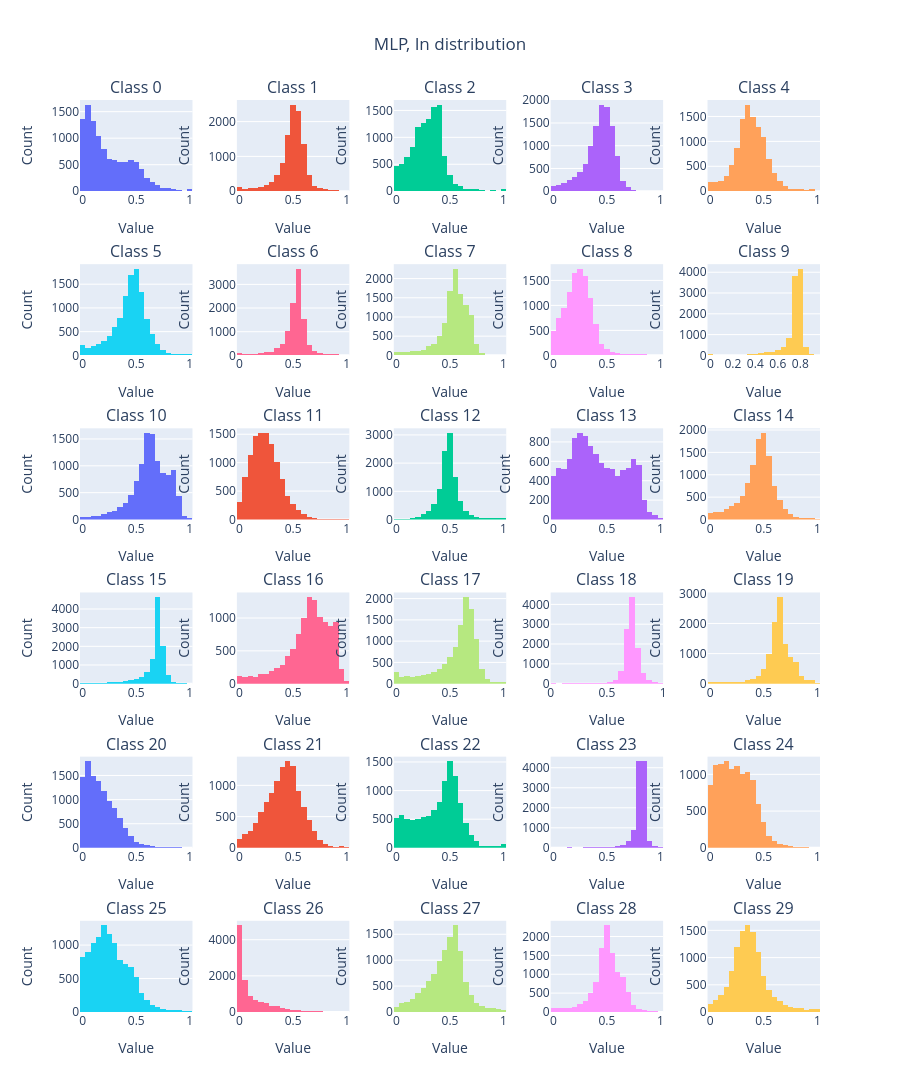

The notebook cell this image was saved under:
### Code cell
preds_array = np.array([pred.detach().numpy() if torch.is_tensor(pred) else pred for pred in preds_conf])

# preds_array should now have shape (n_samples, 30)
print(f"Predictions array shape: {preds_array.shape}")

# Create subplots - 6 rows x 5 columns for 30 histograms
fig = make_subplots(
    rows=6, cols=5,
    subplot_titles=[f'Class {i}' for i in range(30)],
    vertical_spacing=0.08,
    horizontal_spacing=0.06
)

# Create histogram for each column
for i in range(30):
    row = i // 5 + 1  # Calculate row (1-indexed)
    col = i % 5 + 1   # Calculate column (1-indexed)

    # Add histogram trace
    fig.add_trace(
        go.Histogram(
            x=preds_array[:, i],
            nbinsx=20,  # Number of bins
            name=f'Col {i}',
            showlegend=False
        ),
        row=row, col=col
    )

# Update layout
fig.update_layout(
    title_text="MLP, In distribution",
    title_x=0.5,
    height=1200,  # Adjust height as needed
    showlegend=False
)

# Update x and y axis labels
fig.update_xaxes(title_text="Value")
fig.update_yaxes(title_text="Count")

# Show the plot
fig.show()
fig.write_image('/Users/jkosciukiewicz/Developer/UJ/Projects/HCS-DFC/historgrams/MLP_IN_BRAY.png', height=1200, width=1600)

### Figure 1 — Plotly figure (JSON) as saved in the notebook; plotly's stock layout.template omitted (floating-point values rounded to 4 significant figures; data arrays with more than 128 entries replaced by an {"elided": "..."} marker saying what was removed)
{"data": [{"name": "Col 0", "nbinsx": 20, "showlegend": false, "x": {"elided": "10807 float values"}, "type": "histogram", "xaxis": "x", "yaxis": "y"}, {"name": "Col 1", "nbinsx": 20, "showlegend": false, "x": {"elided": "10807 float values"}, "type": "histogram", "xaxis": "x2", "yaxis": "y2"}, {"name": "Col 2", "nbinsx": 20, "showlegend": false, "x": {"elided": "10807 float values"}, "type": "histogram", "xaxis": "x3", "yaxis": "y3"}, {"name": "Col 3", "nbinsx": 20, "showlegend": false, "x": {"elided": "10807 float values"}, "type": "histogram", "xaxis": "x4", "yaxis": "y4"}, {"name": "Col 4", "nbinsx": 20, "showlegend": false, "x": {"elided": "10807 float values"}, "type": "histogram", "xaxis": "x5", "yaxis": "y5"}, {"name": "Col 5", "nbinsx": 20, "showlegend": false, "x": {"elided": "10807 float values"}, "type": "histogram", "xaxis": "x6", "yaxis": "y6"}, {"name": "Col 6", "nbinsx": 20, "showlegend": false, "x": {"elided": "10807 float values"}, "type": "histogram", "xaxis": "x7", "yaxis": "y7"}, {"name": "Col 7", "nbinsx": 20, "showlegend": false, "x": {"elided": "10807 float values"}, "type": "histogram", "xaxis": "x8", "yaxis": "y8"}, {"name": "Col 8", "nbinsx": 20, "showlegend": false, "x": {"elided": "10807 float values"}, "type": "histogram", "xaxis": "x9", "yaxis": "y9"}, {"name": "Col 9", "nbinsx": 20, "showlegend": false, "x": {"elided": "10807 float values"}, "type": "histogram", "xaxis": "x10", "yaxis": "y10"}, {"name": "Col 10", "nbinsx": 20, "showlegend": false, "x": {"elided": "10807 float values"}, "type": "histogram", "xaxis": "x11", "yaxis": "y11"}, {"name": "Col 11", "nbinsx": 20, "showlegend": false, "x": {"elided": "10807 float values"}, "type": "histogram", "xaxis": "x12", "yaxis": "y12"}, {"name": "Col 12", "nbinsx": 20, "showlegend": false, "x": {"elided": "10807 float values"}, "type": "histogram", "xaxis": "x13", "yaxis": "y13"}, {"name": "Col 13", "nbinsx": 20, "showlegend": false, "x": {"elided": "10807 float values"}, "type": "histogram", "xaxis": "x14", "yaxis": "y14"}, {"name": "Col 14", "nbinsx": 20, "showlegend": false, "x": {"elided": "10807 float values"}, "type": "histogram", "xaxis": "x15", "yaxis": "y15"}, {"name": "Col 15", "nbinsx": 20, "showlegend": false, "x": {"elided": "10807 float values"}, "type": "histogram", "xaxis": "x16", "yaxis": "y16"}, {"name": "Col 16", "nbinsx": 20, "showlegend": false, "x": {"elided": "10807 float values"}, "type": "histogram", "xaxis": "x17", "yaxis": "y17"}, {"name": "Col 17", "nbinsx": 20, "showlegend": false, "x": {"elided": "10807 float values"}, "type": "histogram", "xaxis": "x18", "yaxis": "y18"}, {"name": "Col 18", "nbinsx": 20, "showlegend": false, "x": {"elided": "10807 float values"}, "type": "histogram", "xaxis": "x19", "yaxis": "y19"}, {"name": "Col 19", "nbinsx": 20, "showlegend": false, "x": {"elided": "10807 float values"}, "type": "histogram", "xaxis": "x20", "yaxis": "y20"}, {"name": "Col 20", "nbinsx": 20, "showlegend": false, "x": {"elided": "10807 float values"}, "type": "histogram", "xaxis": "x21", "yaxis": "y21"}, {"name": "Col 21", "nbinsx": 20, "showlegend": false, "x": {"elided": "10807 float values"}, "type": "histogram", "xaxis": "x22", "yaxis": "y22"}, {"name": "Col 22", "nbinsx": 20, "showlegend": false, "x": {"elided": "10807 float values"}, "type": "histogram", "xaxis": "x23", "yaxis": "y23"}, {"name": "Col 23", "nbinsx": 20, "showlegend": false, "x": {"elided": "10807 float values"}, "type": "histogram", "xaxis": "x24", "yaxis": "y24"}, {"name": "Col 24", "nbinsx": 20, "showlegend": false, "x": {"elided": "10807 float values"}, "type": "histogram", "xaxis": "x25", "yaxis": "y25"}, {"name": "Col 25", "nbinsx": 20, "showlegend": false, "x": {"elided": "10807 float values"}, "type": "histogram", "xaxis": "x26", "yaxis": "y26"}, {"name": "Col 26", "nbinsx": 20, "showlegend": false, "x": {"elided": "10807 float values"}, "type": "histogram", "xaxis": "x27", "yaxis": "y27"}, {"name": "Col 27", "nbinsx": 20, "showlegend": false, "x": {"elided": "10807 float values"}, "type": "histogram", "xaxis": "x28", "yaxis": "y28"}, {"name": "Col 28", "nbinsx": 20, "showlegend": false, "x": {"elided": "10807 float values"}, "type": "histogram", "xaxis": "x29", "yaxis": "y29"}, {"name": "Col 29", "nbinsx": 20, "showlegend": false, "x": {"elided": "10807 float values"}, "type": "histogram", "xaxis": "x30", "yaxis": "y30"}], "layout": {"xaxis": {"anchor": "y", "domain": [0.0, 0.152], "title": {"text": "Value"}}, "yaxis": {"anchor": "x", "domain": [0.9, 1.0], "title": {"text": "Count"}}, "xaxis2": {"anchor": "y2", "domain": [0.212, 0.364], "title": {"text": "Value"}}, "yaxis2": {"anchor": "x2", "domain": [0.9, 1.0], "title": {"text": "Count"}}, "xaxis3": {"anchor": "y3", "domain": [0.424, 0.576], "title": {"text": "Value"}}, "yaxis3": {"anchor": "x3", "domain": [0.9, 1.0], "title": {"text": "Count"}}, "xaxis4": {"anchor": "y4", "domain": [0.636, 0.788], "title": {"text": "Value"}}, "yaxis4": {"anchor": "x4", "domain": [0.9, 1.0], "title": {"text": "Count"}}, "xaxis5": {"anchor": "y5", "domain": [0.848, 1.0], "title": {"text": "Value"}}, "yaxis5": {"anchor": "x5", "domain": [0.9, 1.0], "title": {"text": "Count"}}, "xaxis6": {"anchor": "y6", "domain": [0.0, 0.152], "title": {"text": "Value"}}, "yaxis6": {"anchor": "x6", "domain": [0.72, 0.82], "title": {"text": "Count"}}, "xaxis7": {"anchor": "y7", "domain": [0.212, 0.364], "title": {"text": "Value"}}, "yaxis7": {"anchor": "x7", "domain": [0.72, 0.82], "title": {"text": "Count"}}, "xaxis8": {"anchor": "y8", "domain": [0.424, 0.576], "title": {"text": "Value"}}, "yaxis8": {"anchor": "x8", "domain": [0.72, 0.82], "title": {"text": "Count"}}, "xaxis9": {"anchor": "y9", "domain": [0.636, 0.788], "title": {"text": "Value"}}, "yaxis9": {"anchor": "x9", "domain": [0.72, 0.82], "title": {"text": "Count"}}, "xaxis10": {"anchor": "y10", "domain": [0.848, 1.0], "title": {"text": "Value"}}, "yaxis10": {"anchor": "x10", "domain": [0.72, 0.82], "title": {"text": "Count"}}, "xaxis11": {"anchor": "y11", "domain": [0.0, 0.152], "title": {"text": "Value"}}, "yaxis11": {"anchor": "x11", "domain": [0.54, 0.64], "title": {"text": "Count"}}, "xaxis12": {"anchor": "y12", "domain": [0.212, 0.364], "title": {"text": "Value"}}, "yaxis12": {"anchor": "x12", "domain": [0.54, 0.64], "title": {"text": "Count"}}, "xaxis13": {"anchor": "y13", "domain": [0.424, 0.576], "title": {"text": "Value"}}, "yaxis13": {"anchor": "x13", "domain": [0.54, 0.64], "title": {"text": "Count"}}, "xaxis14": {"anchor": "y14", "domain": [0.636, 0.788], "title": {"text": "Value"}}, "yaxis14": {"anchor": "x14", "domain": [0.54, 0.64], "title": {"text": "Count"}}, "xaxis15": {"anchor": "y15", "domain": [0.848, 1.0], "title": {"text": "Value"}}, "yaxis15": {"anchor": "x15", "domain": [0.54, 0.64], "title": {"text": "Count"}}, "xaxis16": {"anchor": "y16", "domain": [0.0, 0.152], "title": {"text": "Value"}}, "yaxis16": {"anchor": "x16", "domain": [0.36, 0.46], "title": {"text": "Count"}}, "xaxis17": {"anchor": "y17", "domain": [0.212, 0.364], "title": {"text": "Value"}}, "yaxis17": {"anchor": "x17", "domain": [0.36, 0.46], "title": {"text": "Count"}}, "xaxis18": {"anchor": "y18", "domain": [0.424, 0.576], "title": {"text": "Value"}}, "yaxis18": {"anchor": "x18", "domain": [0.36, 0.46], "title": {"text": "Count"}}, "xaxis19": {"anchor": "y19", "domain": [0.636, 0.788], "title": {"text": "Value"}}, "yaxis19": {"anchor": "x19", "domain": [0.36, 0.46], "title": {"text": "Count"}}, "xaxis20": {"anchor": "y20", "domain": [0.848, 1.0], "title": {"text": "Value"}}, "yaxis20": {"anchor": "x20", "domain": [0.36, 0.46], "title": {"text": "Count"}}, "xaxis21": {"anchor": "y21", "domain": [0.0, 0.152], "title": {"text": "Value"}}, "yaxis21": {"anchor": "x21", "domain": [0.18, 0.28], "title": {"text": "Count"}}, "xaxis22": {"anchor": "y22", "domain": [0.212, 0.364], "title": {"text": "Value"}}, "yaxis22": {"anchor": "x22", "domain": [0.18, 0.28], "title": {"text": "Count"}}, "xaxis23": {"anchor": "y23", "domain": [0.424, 0.576], "title": {"text": "Value"}}, "yaxis23": {"anchor": "x23", "domain": [0.18, 0.28], "title": {"text": "Count"}}, "xaxis24": {"anchor": "y24", "domain": [0.636, 0.788], "title": {"text": "Value"}}, "yaxis24": {"anchor": "x24", "domain": [0.18, 0.28], "title": {"text": "Count"}}, "xaxis25": {"anchor": "y25", "domain": [0.848, 1.0], "title": {"text": "Value"}}, "yaxis25": {"anchor": "x25", "domain": [0.18, 0.28], "title": {"text": "Count"}}, "xaxis26": {"anchor": "y26", "domain": [0.0, 0.152], "title": {"text": "Value"}}, "yaxis26": {"anchor": "x26", "domain": [0.0, 0.1], "title": {"text": "Count"}}, "xaxis27": {"anchor": "y27", "domain": [0.212, 0.364], "title": {"text": "Value"}}, "yaxis27": {"anchor": "x27", "domain": [0.0, 0.1], "title": {"text": "Count"}}, "xaxis28": {"anchor": "y28", "domain": [0.424, 0.576], "title": {"text": "Value"}}, "yaxis28": {"anchor": "x28", "domain": [0.0, 0.1], "title": {"text": "Count"}}, "xaxis29": {"anchor": "y29", "domain": [0.636, 0.788], "title": {"text": "Value"}}, "yaxis29": {"anchor": "x29", "domain": [0.0, 0.1], "title": {"text": "Count"}}, "xaxis30": {"anchor": "y30", "domain": [0.848, 1.0], "title": {"text": "Value"}}, "yaxis30": {"anchor": "x30", "domain": [0.0, 0.1], "title": {"text": "Count"}}, "annotations": [{"font": {"size": 16}, "showarrow": false, "text": "Class 0", "x": 0.076, "xanchor": "center", "xref": "paper", "y": 1.0, "yanchor": "bottom", "yref": "paper"}, {"font": {"size": 16}, "showarrow": false, "text": "Class 1", "x": 0.288, "xanchor": "center", "xref": "paper", "y": 1.0, "yanchor": "bottom", "yref": "paper"}, {"font": {"size": 16}, "showarrow": false, "text": "Class 2", "x": 0.5, "xanchor": "center", "xref": "paper", "y": 1.0, "yanchor": "bottom", "yref": "paper"}, {"font": {"size": 16}, "showarrow": false, "text": "Class 3", "x": 0.712, "xanchor": "center", "xref": "paper", "y": 1.0, "yanchor": "bottom", "yref": "paper"}, {"font": {"size": 16}, "showarrow": false, "text": "Class 4", "x": 0.924, "xanchor": "center", "xref": "paper", "y": 1.0, "yanchor": "bottom", "yref": "paper"}, {"font": {"size": 16}, "showarrow": false, "text": "Class 5", "x": 0.076, "xanchor": "center", "xref": "paper", "y": 0.82, "yanchor": "bottom", "yref": "paper"}, {"font": {"size": 16}, "showarrow": false, "text": "Class 6", "x": 0.288, "xanchor": "center", "xref": "paper", "y": 0.82, "yanchor": "bottom", "yref": "paper"}, {"font": {"size": 16}, "showarrow": false, "text": "Class 7", "x": 0.5, "xanchor": "center", "xref": "paper", "y": 0.82, "yanchor": "bottom", "yref": "paper"}, {"font": {"size": 16}, "showarrow": false, "text": "Class 8", "x": 0.712, "xanchor": "center", "xref": "paper", "y": 0.82, "yanchor": "bottom", "yref": "paper"}, {"font": {"size": 16}, "showarrow": false, "text": "Class 9", "x": 0.924, "xanchor": "center", "xref": "paper", "y": 0.82, "yanchor": "bottom", "yref": "paper"}, {"font": {"size": 16}, "showarrow": false, "text": "Class 10", "x": 0.076, "xanchor": "center", "xref": "paper", "y": 0.64, "yanchor": "bottom", "yref": "paper"}, {"font": {"size": 16}, "showarrow": false, "text": "Class 11", "x": 0.288, "xanchor": "center", "xref": "paper", "y": 0.64, "yanchor": "bottom", "yref": "paper"}, {"font": {"size": 16}, "showarrow": false, "text": "Class 12", "x": 0.5, "xanchor": "center", "xref": "paper", "y": 0.64, "yanchor": "bottom", "yref": "paper"}, {"font": {"size": 16}, "showarrow": false, "text": "Class 13", "x": 0.712, "xanchor": "center", "xref": "paper", "y": 0.64, "yanchor": "bottom", "yref": "paper"}, {"font": {"size": 16}, "showarrow": false, "text": "Class 14", "x": 0.924, "xanchor": "center", "xref": "paper", "y": 0.64, "yanchor": "bottom", "yref": "paper"}, {"font": {"size": 16}, "showarrow": false, "text": "Class 15", "x": 0.076, "xanchor": "center", "xref": "paper", "y": 0.46, "yanchor": "bottom", "yref": "paper"}, {"font": {"size": 16}, "showarrow": false, "text": "Class 16", "x": 0.288, "xanchor": "center", "xref": "paper", "y": 0.46, "yanchor": "bottom", "yref": "paper"}, {"font": {"size": 16}, "showarrow": false, "text": "Class 17", "x": 0.5, "xanchor": "center", "xref": "paper", "y": 0.46, "yanchor": "bottom", "yref": "paper"}, {"font": {"size": 16}, "showarrow": false, "text": "Class 18", "x": 0.712, "xanchor": "center", "xref": "paper", "y": 0.46, "yanchor": "bottom", "yref": "paper"}, {"font": {"size": 16}, "showarrow": false, "text": "Class 19", "x": 0.924, "xanchor": "center", "xref": "paper", "y": 0.46, "yanchor": "bottom", "yref": "paper"}, {"font": {"size": 16}, "showarrow": false, "text": "Class 20", "x": 0.076, "xanchor": "center", "xref": "paper", "y": 0.28, "yanchor": "bottom", "yref": "paper"}, {"font": {"size": 16}, "showarrow": false, "text": "Class 21", "x": 0.288, "xanchor": "center", "xref": "paper", "y": 0.28, "yanchor": "bottom", "yref": "paper"}, {"font": {"size": 16}, "showarrow": false, "text": "Class 22", "x": 0.5, "xanchor": "center", "xref": "paper", "y": 0.28, "yanchor": "bottom", "yref": "paper"}, {"font": {"size": 16}, "showarrow": false, "text": "Class 23", "x": 0.712, "xanchor": "center", "xref": "paper", "y": 0.28, "yanchor": "bottom", "yref": "paper"}, {"font": {"size": 16}, "showarrow": false, "text": "Class 24", "x": 0.924, "xanchor": "center", "xref": "paper", "y": 0.28, "yanchor": "bottom", "yref": "paper"}, {"font": {"size": 16}, "showarrow": false, "text": "Class 25", "x": 0.076, "xanchor": "center", "xref": "paper", "y": 0.1, "yanchor": "bottom", "yref": "paper"}, {"font": {"size": 16}, "showarrow": false, "text": "Class 26", "x": 0.288, "xanchor": "center", "xref": "paper", "y": 0.1, "yanchor": "bottom", "yref": "paper"}, {"font": {"size": 16}, "showarrow": false, "text": "Class 27", "x": 0.5, "xanchor": "center", "xref": "paper", "y": 0.1, "yanchor": "bottom", "yref": "paper"}, {"font": {"size": 16}, "showarrow": false, "text": "Class 28", "x": 0.712, "xanchor": "center", "xref": "paper", "y": 0.1, "yanchor": "bottom", "yref": "paper"}, {"font": {"size": 16}, "showarrow": false, "text": "Class 29", "x": 0.924, "xanchor": "center", "xref": "paper", "y": 0.1, "yanchor": "bottom", "yref": "paper"}], "title": {"text": "MLP, In distribution", "x": 0.5}, "height": 1200, "showlegend": false}}
